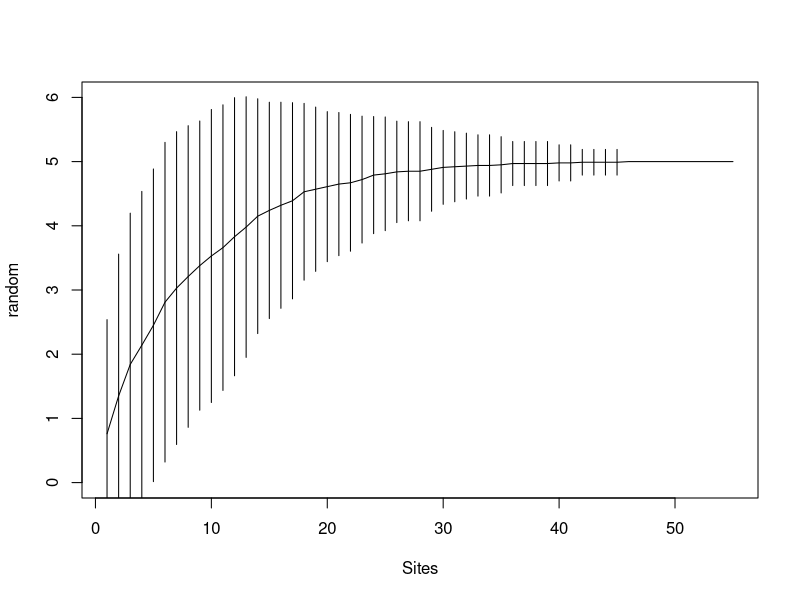
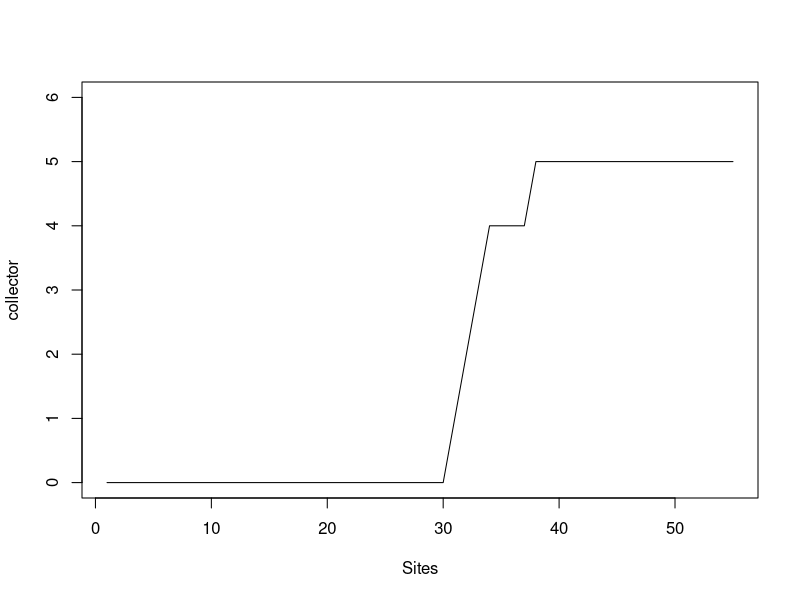
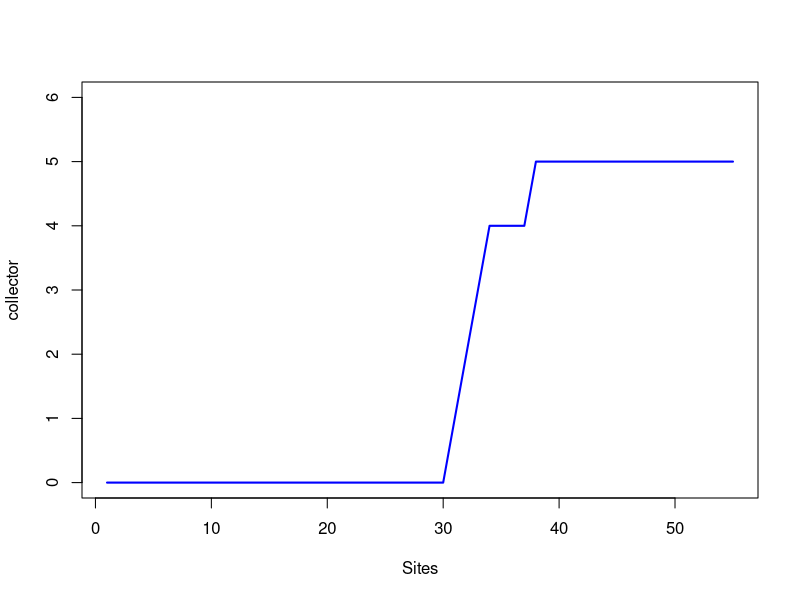
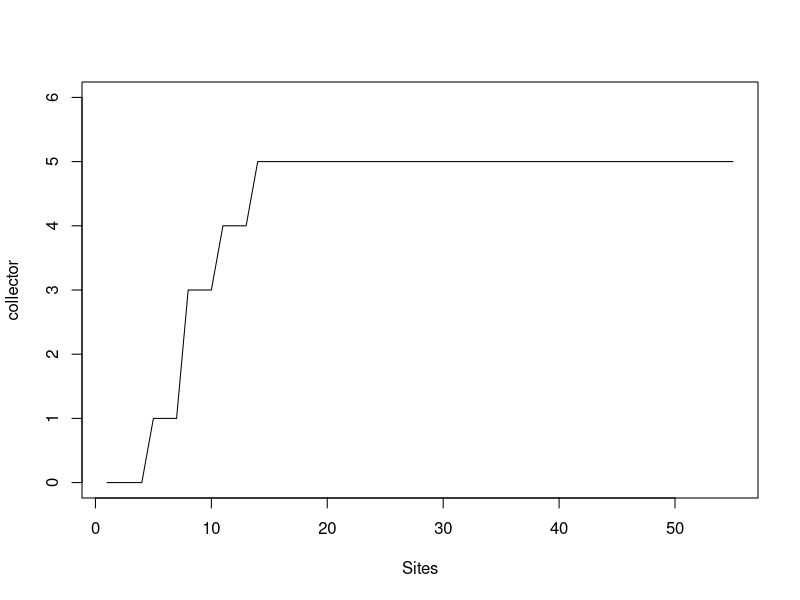
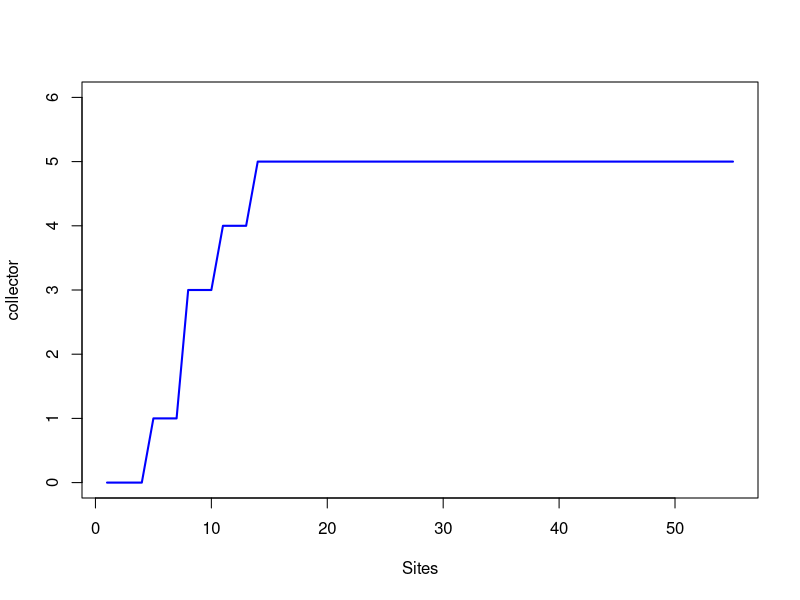

The R script that drew these images, in order:
## ---- chunk 1
###Rarefaction
suppressPackageStartupMessages(library(dplyr))
library(readr)
suppressPackageStartupMessages(library(vegan))



# ##### Examples from Jenna Jacob's website:
# # source("http://www.jennajacobs.org/R/rarefaction.txt")
# #Try this example dataset from Work et al (2010):
# # 1) import the emend dataset from my website
# emend<-read.csv("http://www.jennajacobs.org/R/EMEND.csv", row.names=1)
# 
# # 2) load the vegan library
# library(vegan)
# 
# # 3) The the rarefaction function
# source("C:\\Program Files\\R\\functions\\rarefaction.txt")
# #or 
# source("http://www.jennajacobs.org/R/rarefaction.txt")
# 
# # 4) Rarefy your dataset
# emend.rare<-rarefaction(emend, col=F) # I'm a big fan of B&W
# 
# 
# # 5) The rarefaction function creates 3 objects to access them type
# 
# emend.rare$richness # a matrix of the mean richness at each subsample
# emend.rare$SE  # a matrix of the iterative SE of the mean richness at each subsample
# emend.rare$subsample # the subsample sizes used to find the means
# 
# # You can then use these files to create pretty graphs in R or if you must you can export then with
# # 
# # write.csv(emend.rare$richness, file="EMENDrichness.csv")
# # 
# # #### My data
ntbl <- read_csv("ntbl.csv")

## create RDI target matrix, unordered
ntbl.RDI <- ntbl %>% 
  group_by(species) %>% 
  summarise(mean.CA = mean(CA_mg, na.rm = TRUE),
            mean.EPA = mean(EPA_g, na.rm = TRUE), 
            mean.DHA = mean(DHA_g, na.rm = TRUE), 
            mean.ZN = mean(ZN_mg, na.rm = TRUE), 
            mean.FE = mean(FE_mg, na.rm = TRUE)) %>% 
  mutate(RDI.CA = ifelse(mean.CA > 300, 1, 0)) %>% 
  mutate(RDI.FE = ifelse(mean.FE > 4.5, 1, 0)) %>% 
  mutate(RDI.ZN = ifelse(mean.ZN > 2.75, 1, 0)) %>% 
  mutate(RDI.EPA = ifelse(mean.EPA > 0.25, 1, 0)) %>% 
  mutate(RDI.DHA = ifelse(mean.DHA > 0.25, 1, 0)) %>% 
  mutate(RDI.micro.tot = rowSums(.[7:11])) %>% 
  filter(!is.na(RDI.micro.tot)) %>% 
  arrange(., RDI.micro.tot) %>% 
  select(., 7:11)

## create RDI target matrix, ordered
ntbl.RDI.no <- ntbl %>% 
  group_by(species) %>% 
  summarise(mean.CA = mean(CA_mg, na.rm = TRUE),
            mean.EPA = mean(EPA_g, na.rm = TRUE), 
            mean.DHA = mean(DHA_g, na.rm = TRUE), 
            mean.ZN = mean(ZN_mg, na.rm = TRUE), 
            mean.FE = mean(FE_mg, na.rm = TRUE)) %>% 
  mutate(RDI.CA = ifelse(mean.CA > 300, 1, 0)) %>% 
  mutate(RDI.FE = ifelse(mean.FE > 4.5, 1, 0)) %>% 
  mutate(RDI.ZN = ifelse(mean.ZN > 2.75, 1, 0)) %>% 
  mutate(RDI.EPA = ifelse(mean.EPA > 0.25, 1, 0)) %>% 
  mutate(RDI.DHA = ifelse(mean.DHA > 0.25, 1, 0)) %>% 
  mutate(RDI.micro.tot = rowSums(.[7:11])) %>% 
  filter(!is.na(RDI.micro.tot)) %>% 
  # arrange(., RDI.micro.tot) %>% 
  select(., 7:11)


## Create SACs
##SAC method = random
spa.rand <- specaccum(ntbl.RDI, method = "random")
plot(spa.rand, ylim = c(0,6))


##SAC method = collector, adding species arranged in ascending order of total number of RDI targets reached. 
spa.coll <- specaccum(ntbl.RDI, method = "collector")
plot(spa.coll, ylim = c(0,6))
plot(spa.coll, ci.type="poly", col="blue", lwd=2, ci.lty=0, ci.col="lightblue", ylim = c(0,6)) #males a prettier plot

##SAC method = collector, adding species arranged in ascending order of total number of RDI targets reached. 
spa.coll <- specaccum(ntbl.RDI.no, method = "collector")
plot(spa.coll, ylim = c(0,6))
plot(spa.coll, ci.type="poly", col="blue", lwd=2, ci.lty=0, ci.col="lightblue", ylim = c(0,6)) #males a prettier plot


### Below was my attempt to make a SAC with the nutrient quantitative values as species
####

# ### turn the RDI matrix into integer values in micrograms
# RDI.um <- RDI.mat %>% 
#   mutate_each(funs(um = .*1000)) %>% 
#   mutate_each(funs(um = as.integer(.)))
# 
# RDI.rare <- rarefaction(RDI.um)

RDI.rare <- rarefy(ntbl.RDI, 2, MARGIN = 2)
RDI.rare

